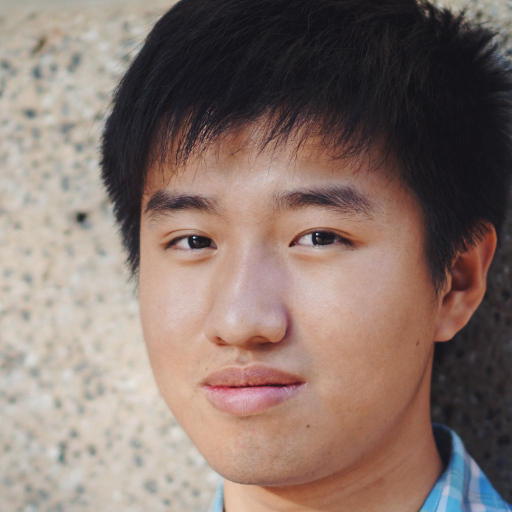
#> input picture evaluate/temp/ori.jpg, 1024 x 1024 px (shown at 1/2 size)
$ python preprocess.py
#> lines starting #> are read from the running program, lines starting #| are printed output that depends on the picture
from PIL import Image
import os


if __name__ == '__main__':
    title = 'Foreign_male'
    directory = f'./img/{title}'
    if not os.path.exists(directory):
        try:
            # 创建目录
            os.makedirs(directory)
            print(f"目录 '{directory}' 创建成功")
        except OSError as e:
            # 打印错误信息
            print(f"创建目录 '{directory}' 失败: {e}")
    else:
        print(f"目录 '{directory}' 已存在")

    image1 = Image.open('./temp/ori.jpg')
#> image1 is the input picture: PIL image 1024x1024 RGB; mean R, G, B 134.8, 115.9, 108.3
    image1 = image1.resize((512,512))
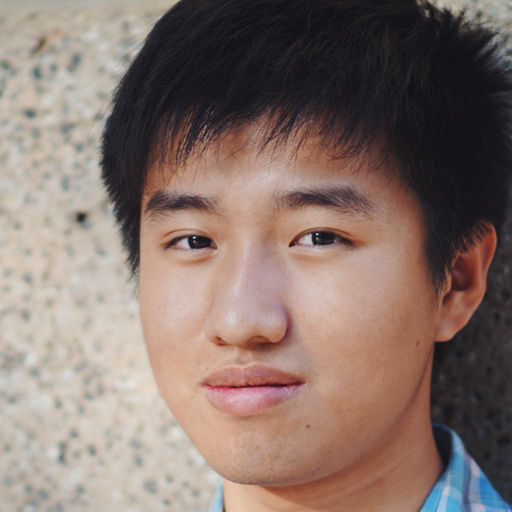
#> image1: PIL image 512x512 RGB; mean R, G, B 134.8, 115.9, 108.3
    image1.save(f'{directory}/origin.jpg')


    image1 = Image.open('./temp/res.png')
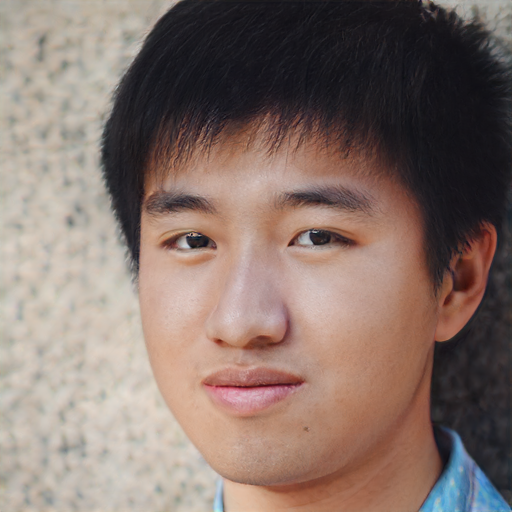
#> input picture evaluate/temp/res.png, 512 x 512 px
#> image1 is the input picture: PIL image 512x512 RGB; mean R, G, B 134.3, 115.4, 107.8
    image1 = image1.resize((512,512))
    image1.save(f'{directory}/ours.jpg')


    image1 = Image.open('./temp/out_e4e.jpg')
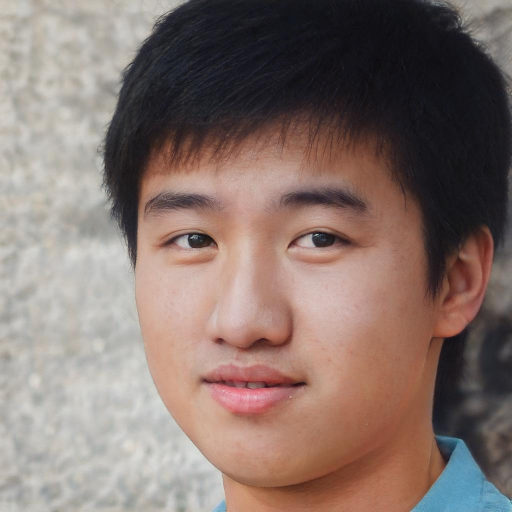
#> input picture evaluate/temp/out_e4e.jpg, 1024 x 1024 px (shown at 1/2 size)
#> image1 is the input picture: PIL image 1024x1024 RGB; mean R, G, B 134.1, 115.6, 109.2
    image1 = image1.resize((512,512))
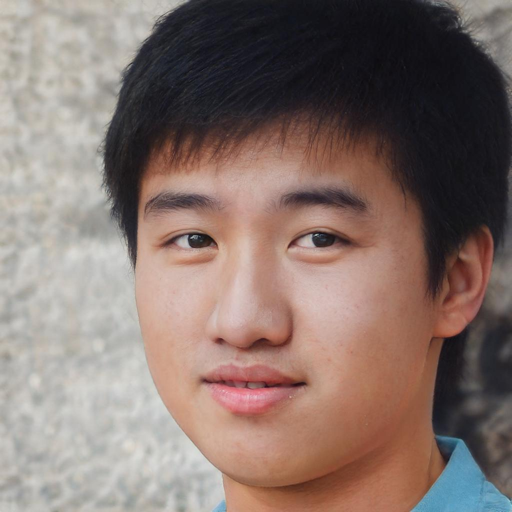
#> image1: PIL image 512x512 RGB; mean R, G, B 134.1, 115.6, 109.2
    image1.save(f'{directory}/out_e4e.jpg')


    image1 = Image.open('./temp/out_SG2.jpg')
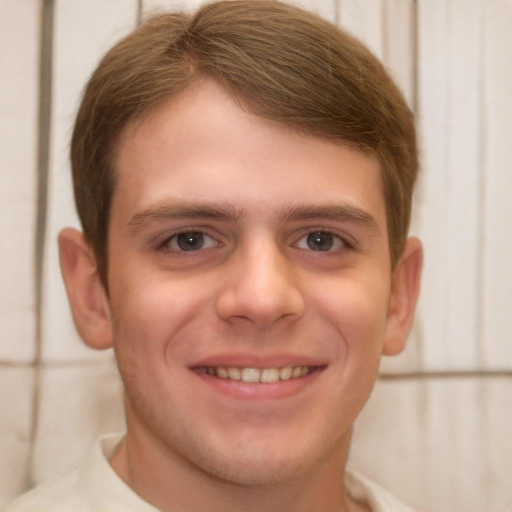
#> input picture evaluate/temp/out_SG2.jpg, 1024 x 1024 px (shown at 1/2 size)
#> image1 is the input picture: PIL image 1024x1024 RGB; mean R, G, B 185, 149.1, 129.4
    image1 = image1.resize((512,512))
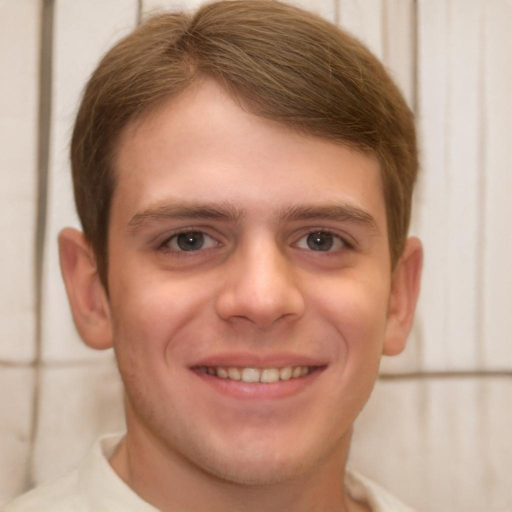
#> image1: PIL image 512x512 RGB; mean R, G, B 185, 149.1, 129.4
    image1.save(f'{directory}/out_SG2.jpg')


#> (the run stopped early here; a loop or call above may not have finished)
